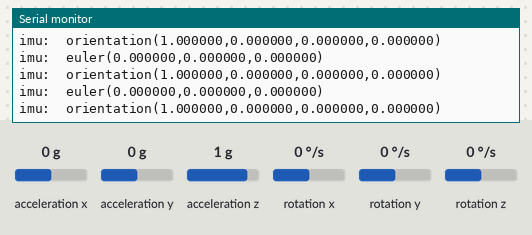
Bench run of a program on a simulated ESP32. Shown: the last lines printed to the serial monitor. The inputs (shaded band) are chosen by the test bench; at power-on: acceleration x 0 g, acceleration y 0 g, rotation z 0 °/s, acceleration z 1 g, rotation x 0 °/s, rotation y 0 °/s.

Above: at 3.2 s.
3.3 s: acceleration x set to -1.4 g
At 3.35 s:
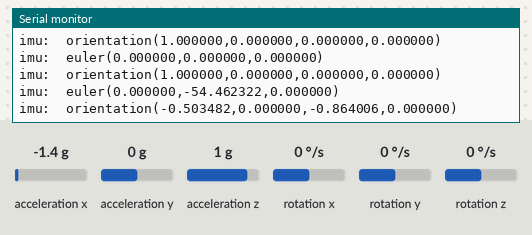
4.8 s: acceleration y set to -1.4 g
At 4.81 s:
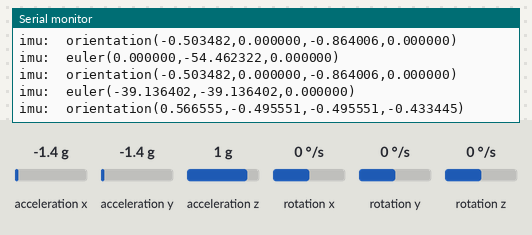
6.3 s: rotation z set to -100 °/s
At 6.37 s:
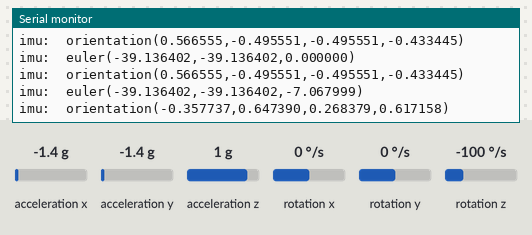
9.3 s: acceleration z set to -1.4 g
At 9.93 s:
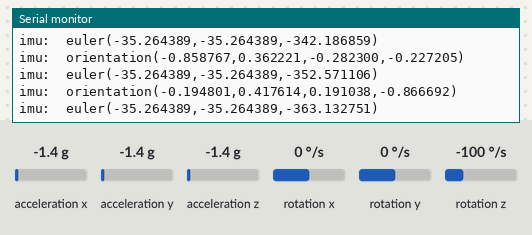
10.8 s: acceleration y set to 0 g
At 10.87 s:
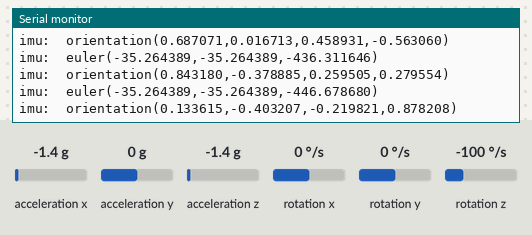
Timing chart, 0 to 13.8 s (numbered marks = the images above; inputs shaded):
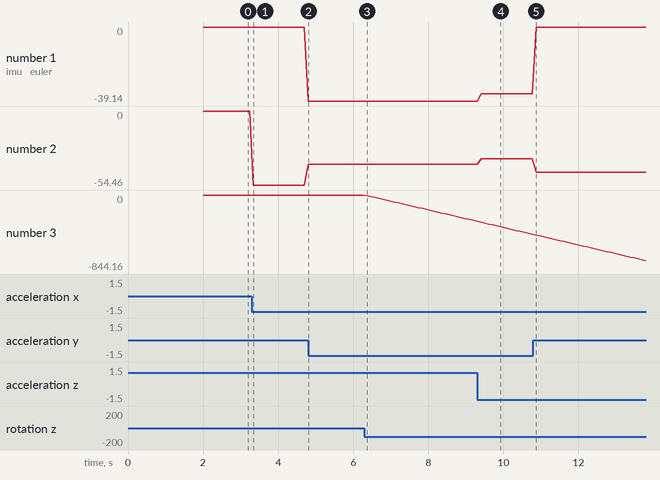

Measured:
- after the input at 3.3 s, the serial monitor: prints a new line at once (image 1)
- after the input at 4.8 s, the serial monitor: prints a new line at once (image 2)
- after the input at 6.3 s, the serial monitor: prints a new line after 0.07 s (image 3)
- plotted number 1: 0 → -39.14 after the input at 4.8 s
- plotted number 2: 0 → -54.46 after the input at 3.3 s, -54.46 → -39.14 after the input at 4.8 s
- plotted number 3: 0 → -300.13 after the input at 6.3 s

The program:

main.cpp
```cpp
#include <Arduino.h>
#include "IMU.h"

MPU6050 mpu(Wire); // 初始化MPU6050对象
IMU imu(mpu);      // 初始化IMU对象

imu_t imu_data;
unsigned long timer = 0;

void setup()
{
  Serial.begin(115200);
  imu.begin(18, 19); // 初始化IMU,使用18，19引脚
}

void loop()
{
  imu.update();
  if ((millis() - timer) > 100)
  {
    imu.getImuData(imu_data); // 获取IMU数据结构体
    Serial.printf("imu:\teuler(%f,%f,%f)\n",
                  imu_data.angle_euler.x, imu_data.angle_euler.y, imu_data.angle_euler.z);
    Serial.printf("imu:\torientation(%f,%f,%f,%f)\n",
                  imu_data.orientation.w, imu_data.orientation.x, imu_data.orientation.y, imu_data.orientation.z);
    timer = millis();
  }
}
```
